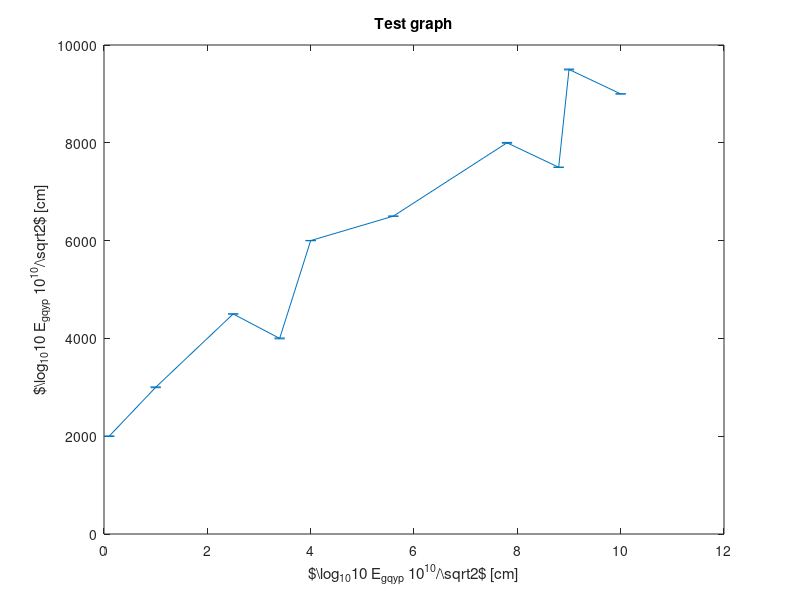

Here is the MATLAB script that generated this plot: (Note: this script raises an error after producing the figure.)
clear;

figure;

x = [0.1 1.0 2.5 3.4 4.0 5.6 7.8 8.8 9.0 10.0];
y = [20 30 45 40 60 65 80 75 95 90]*100; 
err = [5 8 2 9 3 3 8 3 9 3];
errorbar(x,y,err);

% Plot labels:
title('Test graph');
xlabel('$\log_{10}{10} E_{gqyp} 10^{10}/\sqrt{2}$ [cm]');
ylabel('$\log_{10}{10} E_{gqyp} 10^{10}/\sqrt{2}$ [cm]');


%% we link the dimension of the figure ON THE PAPER in such a way that
%% it is equal to the dimension on the screen
%%
%% ATTENTION: if PaperPositionMode is not 'auto' the saved file
%% could have different dimensions from the one shown on the screen!
%set(gcf, 'PaperPositionMode', 'auto');
%
%figwidth_in = 3.5;
%goldenratio = 0.5*(1 + sqrt(5));
%figheight_in = figwidth_in/goldenratio;
%pbaspect([figwidth_in, figheight_in, 1]);
%
%afFigurePosition = 1*[1 1 [figwidth_in figheight_in]]; % [pos_x pos_y width_x width_y]
%set(gcf, 'Units', 'inches', ...
%'Position', afFigurePosition); % [left bottom width height]

%% in order to make matlab to do not "cut" latex-interpreted axes labels
%set(gca, 'Units', 'normalized', ... %
%'Position',[0.15 0.149 0.79 0.79]);

% Axes properties:
ax = gca;
ax.YAxis.Exponent = 1;
ax.XAxis.Exponent = 1;
%set(gca, 'XScale', 'log');

%% we set the units of the measures used through the file
%%
%% [ inches | centimeters | normalized | points | {pixels} | characters ]
%set(gcf, 'Units', 'inches');
%set(0,'DefaultAxesFontName', 'Times','DefaultTextFontName', 'Times');

%% general properties
%iFontSize = 8;
%strFontUnit = 'points'; % [{points} | normalized | inches | centimeters | pixels]
%strFontName = 'Times'; % [Times | Courier | ] TODO complete the list
%strFontWeight = 'normal'; % [light | {normal} | demi | bold]
%strFontAngle = 'normal'; % [{normal} | italic | oblique] ps: only for axes
%strInterpreter = 'latex'; % [{tex} | latex]
%fLineWidth = 0.05; % width of the line of the axes
%
%%set(gcf, 'Units', 'points');
%set(gca, ...
%'FontName', strFontName, ... kind of fonts of labels
%'FontSize', iFontSize, ... size of fonts of labels
%'FontUnits', strFontUnit, ... units of the size of fonts
%'FontWeight', strFontWeight, ... weight of fonts of labels
%'TitleFontWeight', strFontWeight, ... weight of font of title
%'FontAngle', strFontAngle, ... inclination of fonts of labels
%...
%'XMinorTick', 'on' , ... [on | {off}]
%'YMinorTick', 'on', ... [on | {off}]
%'TickDir', 'out', ... [{in} | out] inside or outside (for 2D)
%'TickLength', [.01 .01], ... length of the ticks
%...
%'TitleFontSizeMultiplier', 0.5, ... title font size multiplier factor
%'LabelFontSizeMultiplier', 1, ... label font size multiplier factor
%...
%'TickLabelInterpreter', 'latex'); % use LaTex interpreter for tick labels

% Code to turn off ticks on right and upper axes:
% get handle to current axes
ax = gca;
% set box property to off and remove background color
%set(ax, 'box', 'off', 'color', 'none')
% create new, empty axes with box but without ticks
%ax_b = axes('Position', get(ax ,'Position'), 'box', 'on', 'xtick', [], 'ytick', []);
% set original axes as active
%axes(ax)
% link axes in case of zooming
%linkaxes([ax ax_b])
format_axes(ax);

print('test_graph', '-dpdf', '-r600', '-painters', '-loose') % -painters needed for hi-res
%export_fig('-nocrop', 'test_graph_export_fig.pdf')
